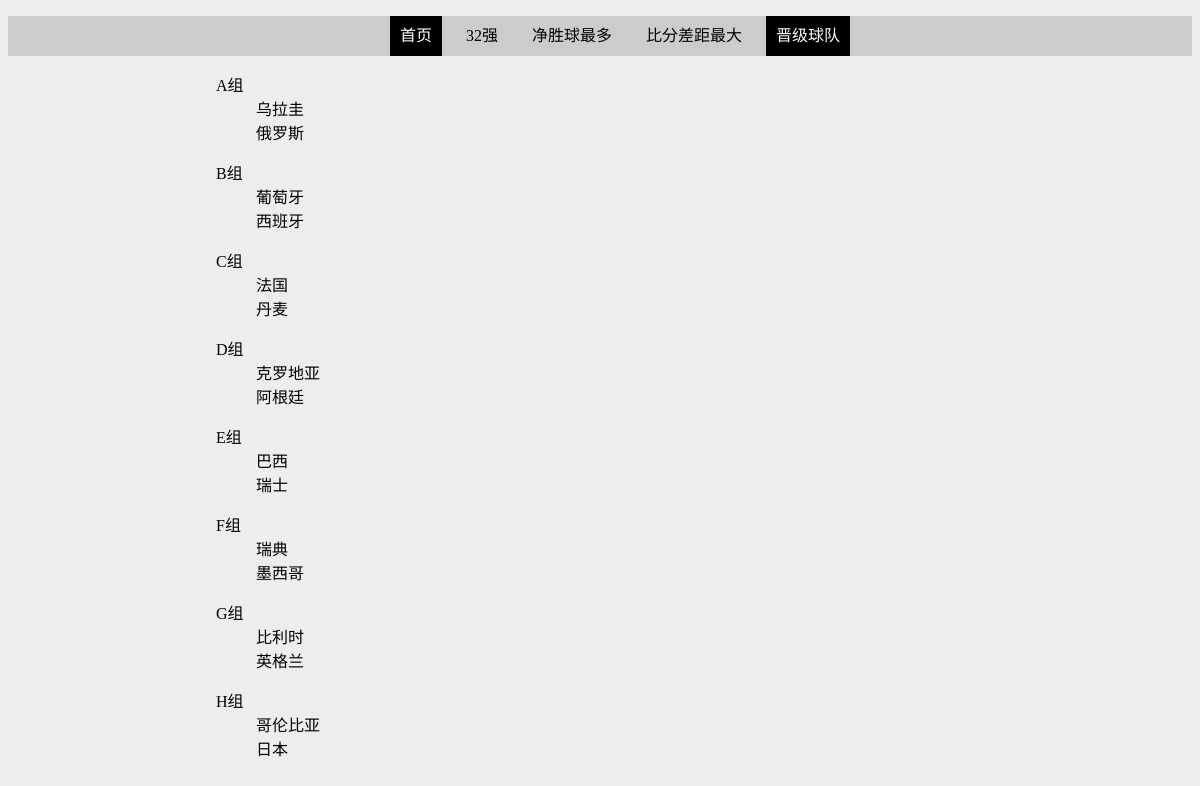
Page /promotion/ on the committed database.
### app/models.py (models this page shows)
class Group(db.Model):
    __tablename__ = 'group'
    id = db.Column(db.Integer, primary_key=True)
    name = db.Column(db.String(1), unique=True)
    teams = db.relationship("Team", backref="group", lazy="dynamic")

class Team(db.Model):
    __tablename__ = 'team'
    id = db.Column(db.Integer, primary_key=True)
    name = db.Column(db.String(32), unique=True)
    session = db.Column(db.Integer)
    victory = db.Column(db.Integer)
    flat = db.Column(db.Integer)
    lost = db.Column(db.Integer)
    goal = db.Column(db.Integer)
    fumble = db.Column(db.Integer)
    gd = db.Column(db.Integer, index=True)  # goal difference
    integral = db.Column(db.Integer, index=True)
    group_id = db.Column(db.Integer, db.ForeignKey("group.id"))
    duel_ed = db.relationship("Duel", foreign_keys=[Duel.t2_id], backref=db.backref("team_ed", lazy="joined"),
                              lazy="dynamic",
                              cascade="all,delete-orphan")
    duel_er = db.relationship("Duel", foreign_keys=[Duel.t1_id], backref=db.backref("team_er", lazy="joined"),
                              lazy="dynamic",
                              cascade="all,delete-orphan")
    team_pinyin = db.relationship("TeamPinYin", backref=db.backref("team", lazy="joined"),
                                  cascade="all,delete-orphan")

### app/main/views.py (the view)
@main.route("/promotion/")
def promotion():
    group_a = Group.query.filter_by(name="A组").first().teams.order_by(Team.integral.desc()).order_by(
        Team.gd.desc()).join(TeamPinYin).order_by(TeamPinYin.name.asc()).limit(2)
    group_b = Group.query.filter_by(name="B组").first().teams.order_by(Team.integral.desc()).order_by(
        Team.gd.desc()).join(TeamPinYin).order_by(TeamPinYin.name.asc()).limit(2)
    group_c = Group.query.filter_by(name="C组").first().teams.order_by(Team.integral.desc()).order_by(
        Team.gd.desc()).join(TeamPinYin).order_by(TeamPinYin.name.asc()).limit(2)
    group_d = Group.query.filter_by(name="D组").first().teams.order_by(Team.integral.desc()).order_by(
        Team.gd.desc()).join(TeamPinYin).order_by(TeamPinYin.name.asc()).limit(2)
    group_e = Group.query.filter_by(name="E组").first().teams.order_by(Team.integral.desc()).order_by(
        Team.gd.desc()).join(TeamPinYin).order_by(TeamPinYin.name.asc()).limit(2)
    group_f = Group.query.filter_by(name="F组").first().teams.order_by(Team.integral.desc()).order_by(
        Team.gd.desc()).join(TeamPinYin).order_by(TeamPinYin.name.asc()).limit(2)
    group_g = Group.query.filter_by(name="G组").first().teams.order_by(Team.integral.desc()).order_by(
        Team.gd.desc()).join(TeamPinYin).order_by(TeamPinYin.name.asc()).limit(2)
    group_h = Group.query.filter_by(name="H组").first().teams.order_by(Team.integral.desc()).order_by(
        Team.gd.desc()).join(TeamPinYin).order_by(TeamPinYin.name.asc()).limit(2)
    return render_template("promotion.html", group_a=group_a, group_b=group_b, group_c=group_c, group_d=group_d,
                           group_e=group_e, group_f=group_f, group_g=group_g, group_h=group_h)

### app/templates/promotion.html (shortened to what this page needs)
{% extends 'index.html' %}
{% block content %}
<dl>
    <dt>{{ group_a[0].group.name }}</dt>
    <dd>{{ group_a[0].name }}</dd>
    <dd>{{ group_a[1].name }}</dd>
</dl>
<dl>
    <dt>{{ group_b[0].group.name }}</dt>
    <dd>{{ group_b[0].name }} </dd>
    <dd>{{ group_b[1].name }} </dd>
</dl>
<dl>
    <dt>{{ group_c[0].group.name }}</dt>
    <dd>{{ group_c[0].name }} </dd>
    <dd>{{ group_c[1].name }} </dd>
</dl>
<dl>
    <dt>{{ group_d[0].group.name }}</dt>
    <dd>{{ group_d[0].name }} </dd>
    <dd>{{ group_d[1].name }} </dd>
</dl>
<dl>
    <dt>{{ group_e[0].group.name }}</dt>
    <dd>{{ group_e[0].name }} </dd>
    <dd>{{ group_e[1].name }} </dd>
</dl>
<dl>
    <dt>{{ group_f[0].group.name }}</dt>
    <dd>{{ group_f[0].name }} </dd>
    <dd>{{ group_f[1].name }} </dd>
</dl>
<dl>
    <dt>{{ group_g[0].group.name }}</dt>
    <dd>{{ group_g[0].name }} </dd>
    <dd>{{ group_g[1].name }} </dd>
</dl>
<dl>
    <dt>{{ group_h[0].group.name }}</dt>
    <dd>{{ group_h[0].name }} </dd>
    <dd>{{ group_h[1].name }} </dd>
</dl>
{% endblock %}

### app/templates/index.html (style rules this page uses)
body { background-color: #ededef; }

### rows in the picture
Group: name "A组"
Team: name "乌拉圭"
Team: name "俄罗斯"
Group: name "B组"
Team: name "葡萄牙"
Team: name "西班牙"
Group: name "C组"
Team: name "法国"
Team: name "丹麦"
Group: name "D组"
Team: name "克罗地亚"
Team: name "阿根廷"
Group: name "E组"
Team: name "巴西"
Team: name "瑞士"
Group: name "F组"
Team: name "瑞典"
Team: name "墨西哥"
Group: name "G组"
Team: name "比利时"
Team: name "英格兰"
Group: name "H组"
Team: name "哥伦比亚"
Team: name "日本"
